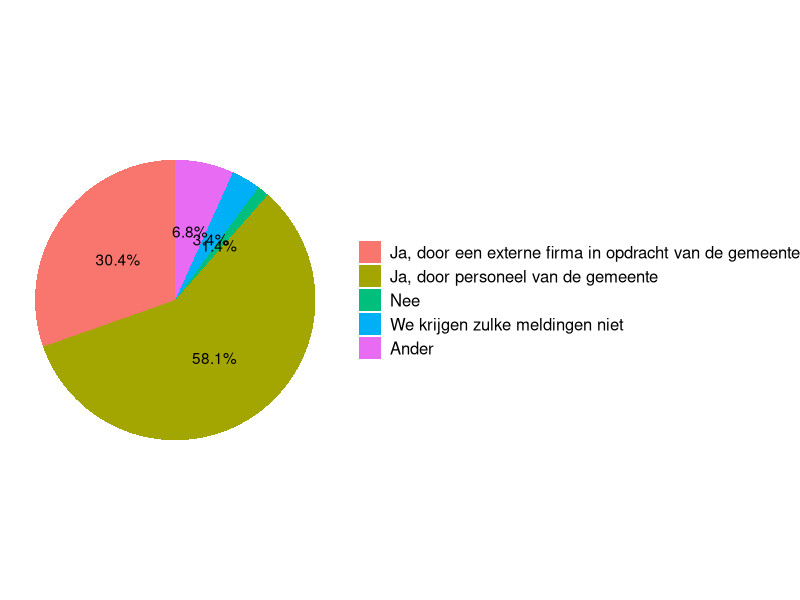
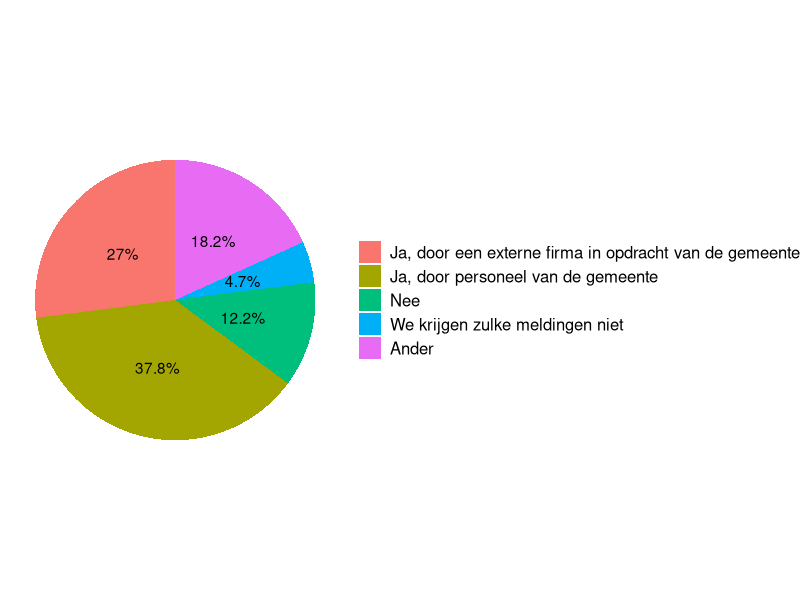
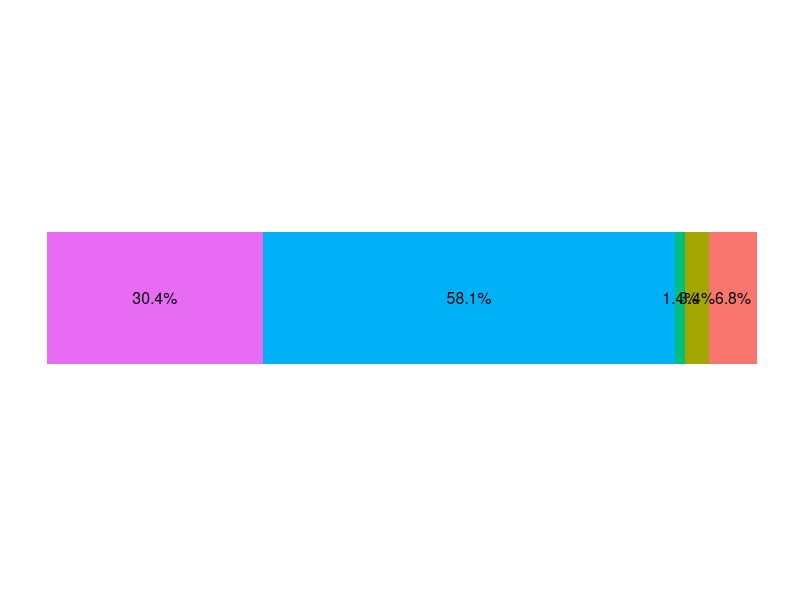
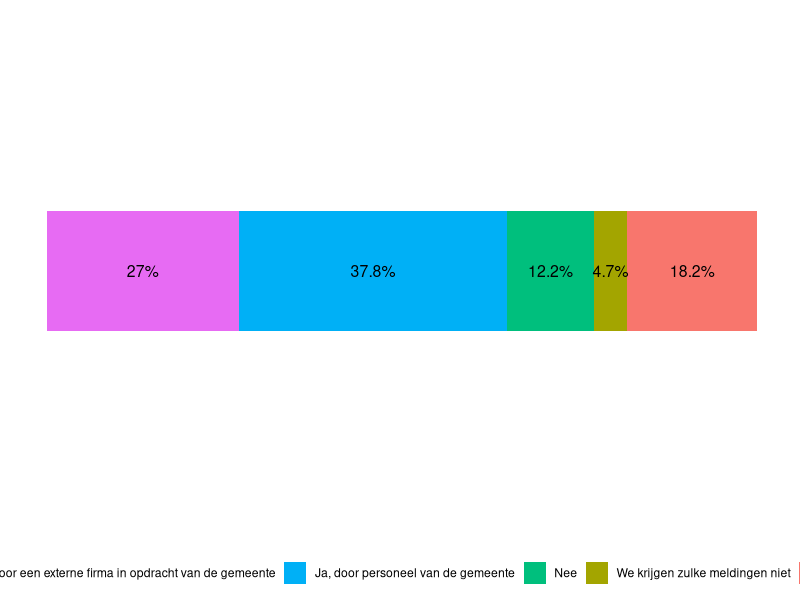
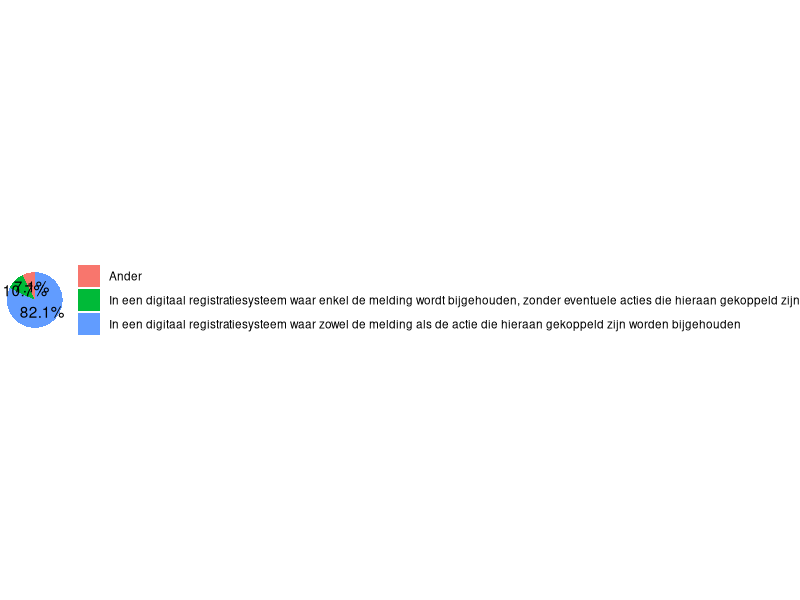
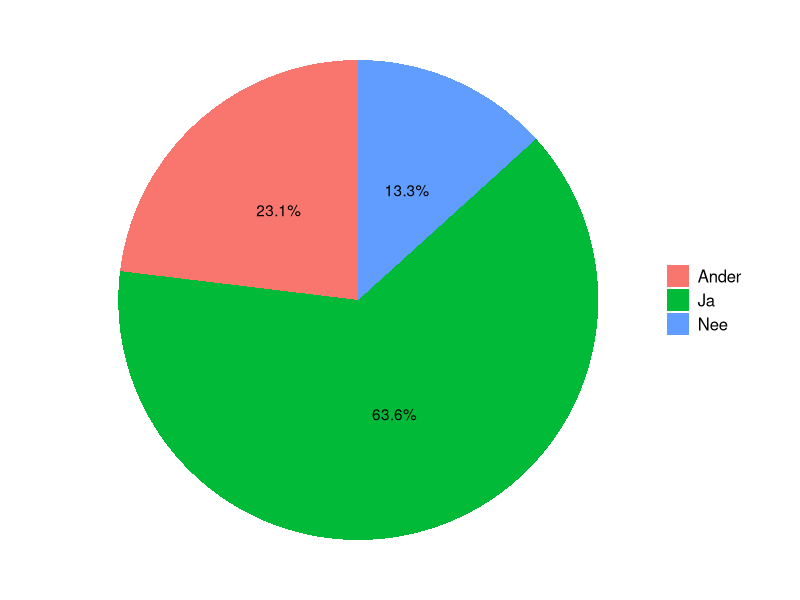
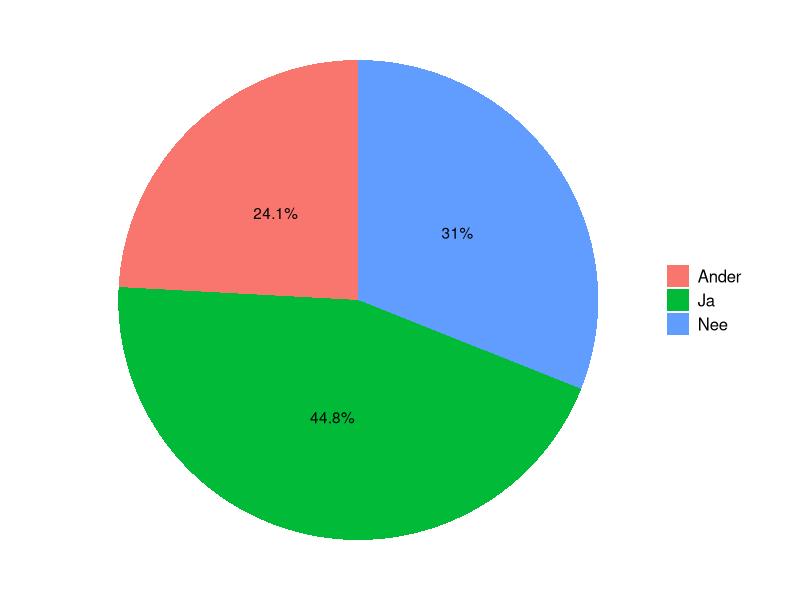
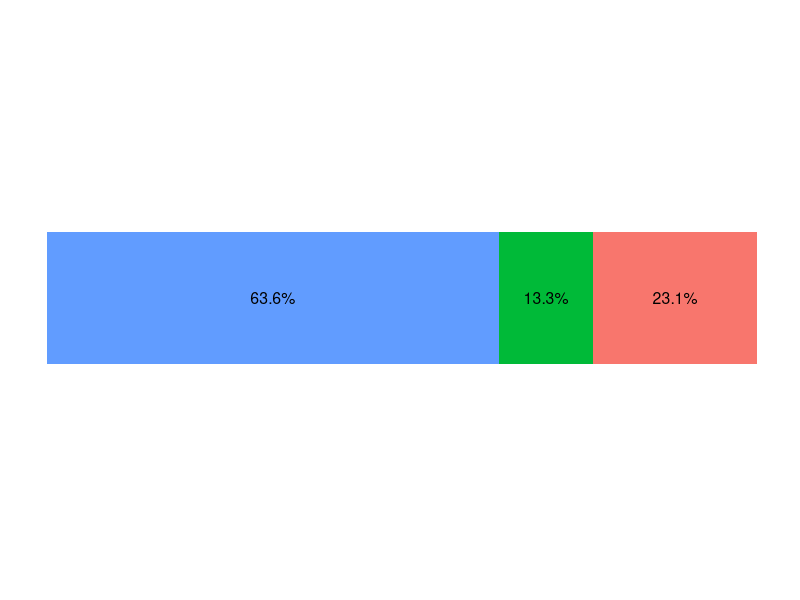

These charts were generated, in order, by the following R code:
#####################################################
############  Vragenlijst ###########################
#####################################################

library(readxl)
library(ggplot2)
library(tidyverse)
library(forcats)


# Read data

data <- read_excel("data/Vragenlijst Rattenmonitor INBO_Complete.xlsx", sheet = 1) 
#View(data)

##Plots

colnames(data)

#1 melding openbaar domein  --> actie ja/nee

# Summarize data: count occurrences of each value in the column
data_summary <- data %>%
  group_by(`Wanneer een inwoner melding maakt van ratten op openbaar domein, wordt er dan een actie ondernomen (bestrijding, uitdelen van rodenticiden, preventieve maatregelen, informatie verstrekken)?`) %>%
  summarize(count = n()) %>%
  mutate(percentage = count / sum(count) * 100)

# Clean up the data
colnames(data_summary)[1] <- "answer"
data_summary <- data_summary %>%
  mutate(answer = ifelse(answer %in% c("Nee", 
                                       "Ja, door personeel van de gemeente",
                                       "Ja, door een externe firma in opdracht van de gemeente",
                                       "We krijgen zulke meldingen niet"), answer, "Ander"))
data_summary$percentage[which(data_summary$answer=="Ander")]<-sum(data_summary$percentage[which(data_summary$answer=="Ander")])

data_summary <- data_summary %>%
  group_by(answer) %>%
  filter(answer != "Ander" | row_number() == 1) %>%
  ungroup()

data_summary$answer <- factor(data_summary$answer, 
                              levels = c("Ja, door een externe firma in opdracht van de gemeente", 
                                         "Ja, door personeel van de gemeente", 
                                         "Nee",
                                         "We krijgen zulke meldingen niet", 
                                         "Ander"))


# Reorder levels
data_summary$answer <- fct_relevel(data_summary$answer,"Ja, door een externe firma in opdracht van de gemeente", 
                                   "Ja, door personeel van de gemeente", 
                                   "Nee",
                                   "We krijgen zulke meldingen niet", 
                                   "Ander")


# Create the pie chart
ggplot(data_summary, aes(x = "", y = percentage, fill = answer)) +
  geom_bar(stat = "identity", width = 1) +
  coord_polar("y", start = 0) +
  theme_void() +  # Remove background, axes, and grid
  guides(fill = guide_legend(title = NULL))+
  geom_text(aes(label = paste0(round(percentage, 1), "%")),
            position = position_stack(vjust = 0.5)) +
  theme(legend.text = element_text(size = 12))

# Reverse the factor levels for fill (colors) without altering the actual data order
data_summary$answer_fill <- fct_rev(data_summary$answer)

# Create the stacked horizontal bar chart with consistent stacking and reversed colors
plot_melding_openbaar<-ggplot(data_summary, aes(x = 1, y = percentage, fill = answer_fill)) +
  geom_bar(stat = "identity", width = 0.5) +  # Adjust bar width
  coord_flip() +  # Flip the coordinates for a horizontal bar chart
  scale_x_continuous(limits = c(0, 2)) +  # Set Y-axis range (now X-axis due to flip)
  theme_minimal() +  # Use a clean minimal theme
  labs(x = NULL, y = NULL, fill = NULL) +  # Remove axis labels and legend title
  geom_text(aes(label = paste0(round(percentage, 1), "%")),
            position = position_stack(vjust = 0.5), size = 4) +  # Ensure labels are positioned correctly
  guides(fill = guide_legend(reverse = TRUE)) +  # Reverse the legend order
  theme(legend.position = "none",  # Move legend to the bottom
        axis.text = element_blank(),  # Remove axis text
        axis.ticks = element_blank(),
        panel.grid = element_blank(),  # Remove all gridlines
        panel.grid.major = element_blank(),  # Remove major gridlines (optional)
        panel.grid.minor = element_blank()   # Remove minor gridlines (optional)
  )  # Remove axis ticks


#1 melding privaat terrein --> actie ja/nee

# Summarize data: count occurrences of each value in the column
data_summary <- data %>%
  group_by(`Wanneer een inwoner melding maakt van ratten op privaat terrein, wordt er dan een actie ondernomen (bestrijding, uitdelen van rodenticiden, preventieve maatregelen, informatie verstrekken)?`) %>%
  summarize(count = n()) %>%
  mutate(percentage = count / sum(count) * 100)

# Clean up the data
colnames(data_summary)[1] <- "answer"
data_summary <- data_summary %>%
  mutate(answer = ifelse(answer %in% c("Nee", 
                                       "Ja, door personeel van de gemeente",
                                       "Ja, door een externe firma in opdracht van de gemeente",
                                       "We krijgen zulke meldingen niet"), answer, "Ander"))
data_summary$percentage[which(data_summary$answer=="Ander")]<-sum(data_summary$percentage[which(data_summary$answer=="Ander")])

data_summary <- data_summary %>%
  group_by(answer) %>%
  filter(answer != "Ander" | row_number() == 1) %>%
  ungroup()

data_summary$answer <- factor(data_summary$answer, 
                              levels = c("Ja, door een externe firma in opdracht van de gemeente", 
                                         "Ja, door personeel van de gemeente", 
                                         "Nee",
                                         "We krijgen zulke meldingen niet", 
                                         "Ander"))


# Reorder levels
data_summary$answer <- fct_relevel(data_summary$answer,"Ja, door een externe firma in opdracht van de gemeente", 
                                   "Ja, door personeel van de gemeente", 
                                   "Nee",
                                   "We krijgen zulke meldingen niet", 
                                   "Ander")


# Create the pie chart
ggplot(data_summary, aes(x = "", y = percentage, fill = answer)) +
  geom_bar(stat = "identity", width = 1) +
  coord_polar("y", start = 0) +
  theme_void() +  # Remove background, axes, and grid
  guides(fill = guide_legend(title = NULL))+
  geom_text(aes(label = paste0(round(percentage, 1), "%")),
            position = position_stack(vjust = 0.5)) +
  theme(legend.text = element_text(size = 12))

# Reverse the factor levels for fill (colors) without altering the actual data order
data_summary$answer_fill <- fct_rev(data_summary$answer)

# Create the stacked horizontal bar chart with consistent stacking and reversed colors

plot_melding_privaat<-ggplot(data_summary, aes(x = 1, y = percentage, fill = answer_fill)) +
  geom_bar(stat = "identity", width = 0.5) +  # Adjust bar width
  coord_flip() +  # Flip the coordinates for a horizontal bar chart
  scale_x_continuous(limits = c(0, 2)) +  # Set Y-axis range (now X-axis due to flip)
  theme_minimal() +  # Use a clean minimal theme
  labs(x = NULL, y = NULL, fill = NULL) +  # Remove axis labels and legend title
  geom_text(aes(label = paste0(round(percentage, 1), "%")),
            position = position_stack(vjust = 0.5), size = 4) +  # Ensure labels are positioned correctly
  guides(fill = guide_legend(reverse = TRUE)) +  # Reverse the legend order
  theme(legend.position = "bottom",  # Move legend to the bottom
        axis.text = element_blank(),  # Remove axis text
        axis.ticks = element_blank(),
        panel.grid = element_blank(),  # Remove all gridlines
        panel.grid.major = element_blank(),  # Remove major gridlines (optional)
        panel.grid.minor = element_blank()   # Remove minor gridlines (optional)
  )  # Remove axis ticks



# Combine both plots
plot_melding_openbaar
plot_melding_privaat

library(patchwork)

combined<-plot_melding_openbaar/plot_melding_privaat

#2

# Summarize data: count occurrences of each value in the column
data_summary <- data %>%
  filter(`Hoe worden deze gegevens bijgehouden binnen de gemeente?...19` != "NA") %>%  # Drop rows where the answer is "NA"
  group_by(`Hoe worden deze gegevens bijgehouden binnen de gemeente?...19`) %>%
  summarize(count = n()) %>%
  mutate(percentage = count / sum(count) * 100)

# Clean up the data
colnames(data_summary)[1] <- "answer"

data_summary <- data_summary %>%
  mutate(answer = ifelse(answer %in% c("In een digitaal registratiesysteem waar enkel de melding wordt bijgehouden, zonder eventuele acties die hieraan gekoppeld zijn", 
                                       "In een digitaal registratiesysteem waar zowel de melding als de actie die hieraan gekoppeld zijn worden bijgehouden", "Op papier, waar enkel de melding wordt bijgehouden, zonder eventuele acties die hieraan gekoppeld zijn", "Op papier, waar zowel de melding als de hieraan gekoppelde acties worden bijgehouden",
                                       "Deze worden niet geregistreerd"), answer, "Ander"))

data_summary$percentage[which(data_summary$answer=="Ander")]<-sum(data_summary$percentage[which(data_summary$answer=="Ander")])

data_summary <- data_summary %>%
  group_by(answer) %>%
  filter(answer != "Ander" | row_number() == 1) %>%
  ungroup()

# Create the pie chart
ggplot(data_summary, aes(x = "", y = percentage, fill = answer)) +
  geom_bar(stat = "identity", width = 1) +
  coord_polar("y", start = 0) +
  theme_void() +  # Remove background, axes, and grid
  guides(fill = guide_legend(title = NULL))+
  geom_text(aes(label = paste0(round(percentage, 1), "%")),
            position = position_stack(vjust = 0.5)) +
  theme(legend.text = element_text(size = 8.5))

#3

# Summarize data: count occurrences of each value in the column
data_summary <- data %>%
  filter(`Zou u bereid zijn om deze gegevens door te geven aan INBO voor de rattenmonitortool?` != "NA") %>%  # Drop rows where the answer is "NA"
  group_by(`Zou u bereid zijn om deze gegevens door te geven aan INBO voor de rattenmonitortool?`) %>%
  summarize(count = n()) %>%
  mutate(percentage = count / sum(count) * 100)

# Clean up the data
colnames(data_summary)[1] <- "answer"
#View(data_summary)
data_summary <- data_summary %>%
  mutate(answer = ifelse(answer %in% c("Ja","Nee"), answer, "Ander"))

data_summary$percentage[which(data_summary$answer=="Ander")]<-sum(data_summary$percentage[which(data_summary$answer=="Ander")])

data_summary <- data_summary %>%
  group_by(answer) %>%
  filter(answer != "Ander" | row_number() == 1) %>%
  ungroup()

# Create the pie chart
ggplot(data_summary, aes(x = "", y = percentage, fill = answer)) +
  geom_bar(stat = "identity", width = 1) +
  coord_polar("y", start = 0) +
  theme_void() +  # Remove background, axes, and grid
  guides(fill = guide_legend(title = NULL))+
  geom_text(aes(label = paste0(round(percentage, 1), "%")),
            position = position_stack(vjust = 0.5)) +
  theme(legend.text = element_text(size = 12))

data_summary$answer <- factor(data_summary$answer, 
                              levels = c("Ja",  
                                         "Nee",
                                         "Ander"))


# Reorder levels
data_summary$answer <- fct_relevel(data_summary$answer,"Ja",  
                                              "Nee",
                                              "Ander")
# Reverse the factor levels for fill (colors) without altering the actual data order
data_summary$answer_fill <- fct_rev(data_summary$answer)


# Create the stacked horizontal bar chart with consistent stacking and reversed colors
plot_datadelen<-ggplot(data_summary, aes(x = 1, y = percentage, fill = answer_fill)) +
  geom_bar(stat = "identity", width = 0.5) +  # Adjust bar width
  coord_flip() +  # Flip the coordinates for a horizontal bar chart
  scale_x_continuous(limits = c(0, 2)) +  # Set Y-axis range (now X-axis due to flip)
  theme_minimal() +  # Use a clean minimal theme
  labs(x = NULL, y = NULL, fill = NULL) +  # Remove axis labels and legend title
  geom_text(aes(label = paste0(round(percentage, 1), "%")),
            position = position_stack(vjust = 0.5), size = 4) +  # Ensure labels are positioned correctly
  guides(fill = guide_legend(reverse = TRUE)) +  # Reverse the legend order
  theme(legend.position = "none",  # Move legend to the bottom
        axis.text = element_blank(),  # Remove axis text
        axis.ticks = element_blank(),
        panel.grid = element_blank(),  # Remove all gridlines
        panel.grid.major = element_blank(),  # Remove major gridlines (optional)
        panel.grid.minor = element_blank()   # Remove minor gridlines (optional)
  )  # Remove axis ticks

# Summarize data: count occurrences of each value in the column
data_summary <- data %>%
  filter(`Zou u bereid zijn om deze gegevens openbaar te delen via internationale platformen zoals GBIF?` != "NA") %>%  # Drop rows where the answer is "NA"
  group_by(`Zou u bereid zijn om deze gegevens openbaar te delen via internationale platformen zoals GBIF?`) %>%
  summarize(count = n()) %>%
  mutate(percentage = count / sum(count) * 100)

# Clean up the data
colnames(data_summary)[1] <- "answer"
#View(data_summary)
data_summary <- data_summary %>%
  mutate(answer = ifelse(answer %in% c("Ja","Nee"), answer, "Ander"))

data_summary$percentage[which(data_summary$answer=="Ander")]<-sum(data_summary$percentage[which(data_summary$answer=="Ander")])

data_summary <- data_summary %>%
  group_by(answer) %>%
  filter(answer != "Ander" | row_number() == 1) %>%
  ungroup()

# Create the pie chart
ggplot(data_summary, aes(x = "", y = percentage, fill = answer)) +
  geom_bar(stat = "identity", width = 1) +
  coord_polar("y", start = 0) +
  theme_void() +  # Remove background, axes, and grid
  guides(fill = guide_legend(title = NULL))+
  geom_text(aes(label = paste0(round(percentage, 1), "%")),
            position = position_stack(vjust = 0.5)) +
  theme(legend.text = element_text(size = 12))

data_summary$answer <- factor(data_summary$answer, 
                              levels = c("Ja",  
                                         "Nee",
                                         "Ander"))


# Reorder levels
data_summary$answer <- fct_relevel(data_summary$answer,"Ja",  
                                   "Nee",
                                   "Ander")
# Reverse the factor levels for fill (colors) without altering the actual data order
data_summary$answer_fill <- fct_rev(data_summary$answer)


# Create the stacked horizontal bar chart with consistent stacking and reversed colors
plot_GBIF<-ggplot(data_summary, aes(x = 1, y = percentage, fill = answer_fill)) +
  geom_bar(stat = "identity", width = 0.5) +  # Adjust bar width
  coord_flip() +  # Flip the coordinates for a horizontal bar chart
  scale_x_continuous(limits = c(0, 2)) +  # Set Y-axis range (now X-axis due to flip)
  theme_minimal() +  # Use a clean minimal theme
  labs(x = NULL, y = NULL, fill = NULL) +  # Remove axis labels and legend title
  geom_text(aes(label = paste0(round(percentage, 1), "%")),
            position = position_stack(vjust = 0.5), size = 4) +  # Ensure labels are positioned correctly
  guides(fill = guide_legend(reverse = TRUE)) +  # Reverse the legend order
  theme(legend.position = "bottom",  # Move legend to the bottom
        axis.text = element_blank(),  # Remove axis text
        axis.ticks = element_blank(),
        panel.grid = element_blank(),  # Remove all gridlines
        panel.grid.major = element_blank(),  # Remove major gridlines (optional)
        panel.grid.minor = element_blank()   # Remove minor gridlines (optional)
  )  # Remove axis ticks

# Combine both plots
plot_datadelen
plot_GBIF


combined<-plot_datadelen/plot_GBIF
combined
